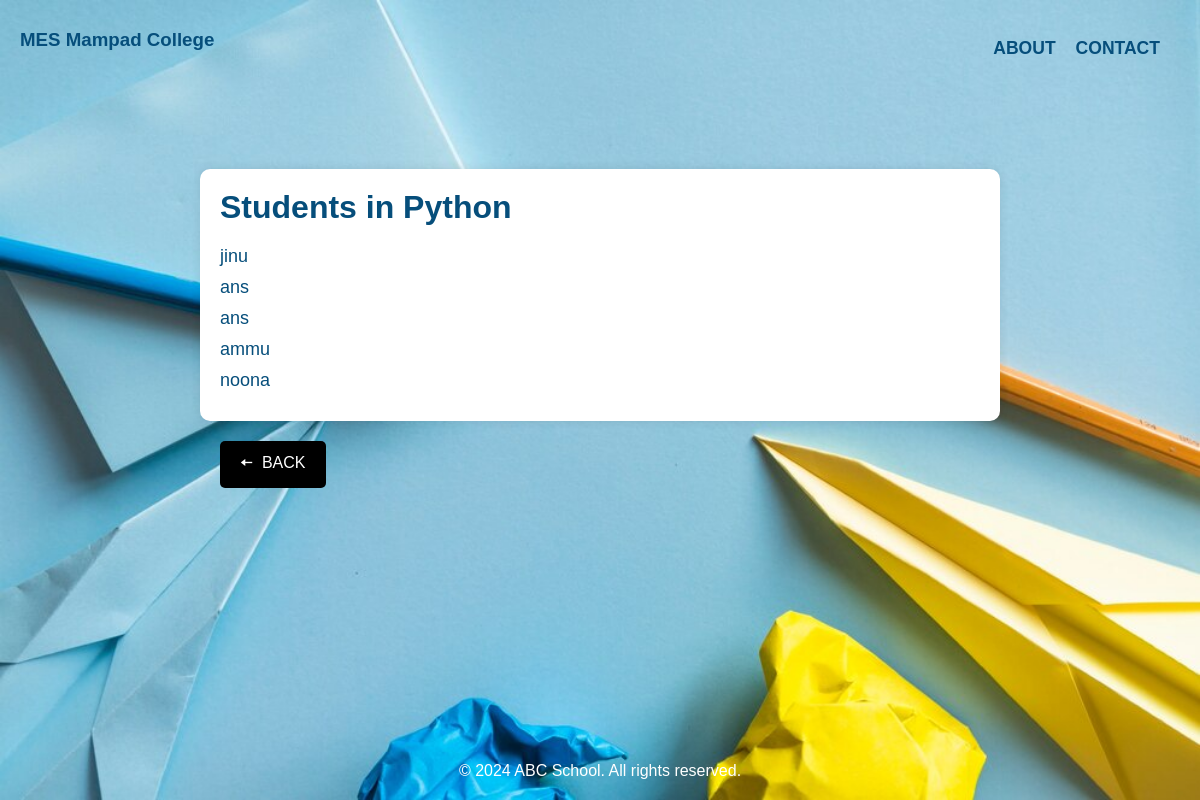
Page /viewstd/ (signed in) on the committed database.
### leave_app/models.py (models this page shows, shortened)
class student(models.Model):
    firstname = models.CharField(max_length=200,null=True)
    lastname = models.CharField(max_length=200,null=True)
    email = models.CharField(max_length=200,null=True)
    age = models.IntegerField(null=True)
    phonenumber = models.IntegerField()
    address =  models.CharField(max_length=200,null=True)
    department = models.CharField(max_length=200,null=True)
    username = models.CharField(max_length=200,null=True)
    password = models.CharField(max_length=200,null=True)

### leave_app/views.py (the view)
# urls.py: path('viewstd/', views.view_std, name='view_std'),
def view_std(request):
    department = request.session.get('department')
    if department:
        queryset = student.objects.filter(department=department)
        return render(request, 'view-student.html', {'students': queryset, 'department': department})
    else:
        return render(request, 'error_page.html', {'error_message': 'Department not found in session'})

### templates/view-student.html (shortened to what this page needs)
<!DOCTYPE html>
<html lang="en">
<head>
</head>
<body>
    <nav>
        <div>
            <h3>MES Mampad College</h3>
        </div>
        <div class="links">
            <div><a href="/about">
                    <h3>ABOUT</h3>
                </a></div>
            <div><a href="/contact">
                    <h3>CONTACT</h3>
                </a></div>
        </div>
    </nav>
    <div class="content">
        {% block content %}
        <h1>Students in {{ department }}</h1>
        <ul>
            {% for student in students %}
                <li>{{ student.username }}</li>
            {% endfor %}
        </ul>
        {% endblock %}
    </div>
    <div><a href="/teacherpage">
        <button class="black">&#129060; &nbsp;BACK</button></a>
    </div>
    <footer>
        <p>&copy; 2024 ABC School. All rights reserved.</p>
    </footer>
</body>
</html>

### templates/view-student.html (style rules this page uses)
* { margin: 0; padding: 0; box-sizing: border-box; }
body { font-family: Arial, sans-serif; background: url(../static/images/paper-airplanes-pencils_23-2148169454.jpg); background-size: cover; }
h1 { padding-bottom: 20px; }
nav { color: white; padding: 20px; display: flex; justify-content: space-between; align-items: center; }
h3 { padding-right: 20px; }
.links { display: flex; }
.links a { color: rgb(6, 78, 123); text-decoration: none; margin-left: 20px; font-size: 15px; }
.content { max-width: 800px; margin: 70px auto 20px auto; padding: 20px; background-color: #fff; border-radius: 10px; box-shadow: 0 0 10px rgba(0, 0, 0, 0.1); color: rgb(6, 78, 123); }
h3 { margin-bottom: 20px; color: rgb(6, 78, 123); }
ul { list-style-type: none; }
li { font-size: 18px; margin-bottom: 10px; }
button { padding: 10px 20px; background-color: #000; color: white; border: none; border-radius: 5px; cursor: pointer; font-size: 16px; transition: background-color 0.3s ease; margin-left: 220px; }
footer { color: white; text-align: center; padding: 20px; position: fixed; bottom: 0; width: 100%; }

### rows in the picture
student: username "jinu"
student: username "ans"
student: username "ans"
student: username "ammu"
student: username "noona"

### other values in the picture
{{ department }} "Python"
